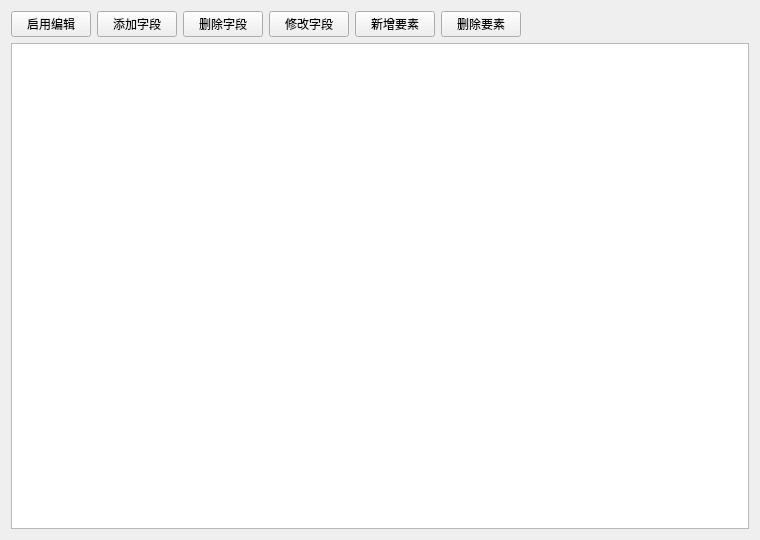
<?xml version="1.0" encoding="UTF-8"?>
<ui version="4.0">
 <class>AttributeViewWidgetClass</class>
 <widget class="QWidget" name="AttributeViewWidgetClass">
  <property name="geometry">
   <rect>
    <x>0</x>
    <y>0</y>
    <width>760</width>
    <height>540</height>
   </rect>
  </property>
  <property name="windowTitle">
   <string>AttributeViewWidget</string>
  </property>
  <layout class="QVBoxLayout" name="verticalLayout_2">
   <item>
    <layout class="QVBoxLayout" name="verticalLayout">
     <item>
      <layout class="QHBoxLayout" name="horizontalLayout">
       <item>
        <widget class="QPushButton" name="ctrl_btnEdit">
         <property name="text">
          <string>启用编辑</string>
         </property>
        </widget>
       </item>
       <item>
        <widget class="QPushButton" name="ctrl_btnAddAttri">
         <property name="text">
          <string>添加字段</string>
         </property>
        </widget>
       </item>
       <item>
        <widget class="QPushButton" name="ctrl_btnDelAttri">
         <property name="text">
          <string>删除字段</string>
         </property>
        </widget>
       </item>
       <item>
        <widget class="QPushButton" name="ctrl_btnModifyAttri">
         <property name="text">
          <string>修改字段</string>
         </property>
        </widget>
       </item>
       <item>
        <widget class="QPushButton" name="ctrl_btnAddFeature">
         <property name="text">
          <string>新增要素</string>
         </property>
        </widget>
       </item>
       <item>
        <widget class="QPushButton" name="ctrl_btnDelFeature">
         <property name="text">
          <string>删除要素</string>
         </property>
        </widget>
       </item>
       <item>
        <spacer name="horizontalSpacer">
         <property name="orientation">
          <enum>Qt::Horizontal</enum>
         </property>
         <property name="sizeHint" stdset="0">
          <size>
           <width>40</width>
           <height>20</height>
          </size>
         </property>
        </spacer>
       </item>
      </layout>
     </item>
     <item>
      <widget class="QTableView" name="tableView">
       <property name="autoScrollMargin">
        <number>0</number>
       </property>
      </widget>
     </item>
    </layout>
   </item>
  </layout>
 </widget>
 <layoutdefault spacing="6" margin="11"/>
 <resources/>
 <connections/>
</ui>
